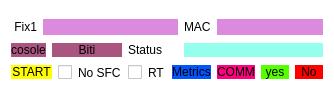
            <widget class="QFrame" name="fix_mp_10">
             <property name="styleSheet">
              <string notr="true">border-radius:20px;
background-color: rgb(255, 255, 255);</string>
             </property>
             <property name="frameShape">
              <enum>QFrame::StyledPanel</enum>
             </property>
             <property name="frameShadow">
              <enum>QFrame::Raised</enum>
             </property>
             <layout class="QGridLayout" name="gridLayout_21">
              <property name="verticalSpacing">
               <number>0</number>
              </property>
              <item row="0" column="0">
               <widget class="QLabel" name="label_40">
                <property name="styleSheet">
                 <string notr="true">background-color: rgba(255, 222, 222, 0);
color: rgb(0, 0, 0);</string>
                </property>
                <property name="text">
                 <string> Fix1</string>
                </property>
               </widget>
              </item>
              <item row="0" column="1" colspan="5">
               <widget class="QLineEdit" name="msn1_16">
                <property name="styleSheet">
                 <string notr="true">background-color: rgb(220, 138, 221);</string>
                </property>
               </widget>
              </item>
              <item row="0" column="6">
               <widget class="QLabel" name="mc_tpm_16">
                <property name="styleSheet">
                 <string notr="true">color: rgb(0, 0, 0);background-color: rgba(255, 222, 222, 0);</string>
                </property>
                <property name="text">
                 <string>MAC</string>
                </property>
               </widget>
              </item>
              <item row="0" column="7" colspan="3">
               <widget class="QLineEdit" name="mc1_16">
                <property name="styleSheet">
                 <string notr="true">background-color: rgb(220, 138, 221);</string>
                </property>
               </widget>
              </item>
              <item row="1" column="0" colspan="2">
               <widget class="QPushButton" name="mp_console_10">
                <property name="styleSheet">
                 <string notr="true">QPushButton{
	color: rgb(0, 0, 0);
	background-color: rgb(170, 85, 127);
border-radius:10px;
}
QPushButton:hover{
		color: rgb(0, 0, 0);
border-radius:10px;
	background-color: qconicalgradient(cx:0.5, cy:0.5, angle:0, stop:0 rgba(255, 0, 0, 255), stop:0.166 rgba(255, 255, 0, 255), stop:0.333 rgba(0, 255, 0, 255), stop:0.5 rgba(0, 255, 255, 255), stop:0.666 rgba(0, 0, 255, 255), stop:0.833 rgba(255, 0, 255, 255), stop:1 rgba(255, 0, 0, 255));
}
</string>
                </property>
                <property name="text">
                 <string>cosole</string>
                </property>
               </widget>
              </item>
              <item row="1" column="2" colspan="2">
               <widget class="QPushButton" name="mp_biti_10">
                <property name="styleSheet">
                 <string notr="true">QPushButton{
	color: rgb(0, 0, 0);
	background-color: rgb(170, 85, 127);
border-radius:10px;
}
QPushButton:hover{
		color: rgb(0, 0, 0);
border-radius:10px;
	background-color: qconicalgradient(cx:0.5, cy:0.5, angle:0, stop:0 rgba(255, 0, 0, 255), stop:0.166 rgba(255, 255, 0, 255), stop:0.333 rgba(0, 255, 0, 255), stop:0.5 rgba(0, 255, 255, 255), stop:0.666 rgba(0, 0, 255, 255), stop:0.833 rgba(255, 0, 255, 255), stop:1 rgba(255, 0, 0, 255));
}
</string>
                </property>
                <property name="text">
                 <string>Biti</string>
                </property>
               </widget>
              </item>
              <item row="1" column="4">
               <widget class="QLabel" name="mc_tpm_36">
                <property name="styleSheet">
                 <string notr="true">color: rgb(0, 0, 0);background-color: rgba(255, 222, 222, 0);</string>
                </property>
                <property name="text">
                 <string>Status</string>
                </property>
               </widget>
              </item>
              <item row="1" column="6" colspan="4">
               <widget class="QLabel" name="status_mpmb_16">
                <property name="styleSheet">
                 <string notr="true">background-color: rgba(111, 255, 231, 190);</string>
                </property>
                <property name="text">
                 <string/>
                </property>
               </widget>
              </item>
              <item row="2" column="0" colspan="10">
               <layout class="QVBoxLayout" name="mpcon_16"/>
              </item>
              <item row="3" column="0" colspan="3">
               <widget class="QPushButton" name="mp_start_16">
                <property name="styleSheet">
                 <string notr="true">QPushButton{
	color: rgb(0, 0, 0);
	background-color: rgb(255, 255, 0);
border-radius:10px;
}
QPushButton:hover{
		color: rgb(0, 0, 0);
border-radius:10px;
	background-color: qconicalgradient(cx:0.5, cy:0.5, angle:0, stop:0 rgba(255, 0, 0, 255), stop:0.166 rgba(255, 255, 0, 255), stop:0.333 rgba(0, 255, 0, 255), stop:0.5 rgba(0, 255, 255, 255), stop:0.666 rgba(0, 0, 255, 255), stop:0.833 rgba(255, 0, 255, 255), stop:1 rgba(255, 0, 0, 255));
}
</string>
                </property>
                <property name="text">
                 <string>START</string>
                </property>
               </widget>
              </item>
              <item row="3" column="3">
               <widget class="QCheckBox" name="cb_no_sfc_16">
                <property name="styleSheet">
                 <string notr="true">color: rgb(0, 0, 0);</string>
                </property>
                <property name="text">
                 <string>No SFC</string>
                </property>
               </widget>
              </item>
              <item row="3" column="4">
               <widget class="QCheckBox" name="cb_rt_16">
                <property name="styleSheet">
                 <string notr="true">color: rgb(0, 0, 0);</string>
                </property>
                <property name="text">
                 <string>RT</string>
                </property>
               </widget>
              </item>
              <item row="3" column="5" colspan="2">
               <widget class="QPushButton" name="mp_mentrics_16">
                <property name="styleSheet">
                 <string notr="true">QPushButton{
	
	background-color: rgb(0, 85, 255);

border-radius:10px;
}
QPushButton:hover{
	
	
	background-color: rgb(85, 170, 255);
border-radius:10px;
}
</string>
                </property>
                <property name="text">
                 <string>Metrics</string>
                </property>
               </widget>
              </item>
              <item row="3" column="7">
               <widget class="QPushButton" name="mp_comm_16">
                <property name="styleSheet">
                 <string notr="true">QPushButton{
	background-color: rgb(255, 0, 127);
border-radius:10px;
}
QPushButton:hover{
	
border-radius:10px;
	background-color: rgb(255, 85, 255);
}
</string>
                </property>
                <property name="text">
                 <string>COMM</string>
                </property>
               </widget>
              </item>
              <item row="3" column="8">
               <widget class="QPushButton" name="bt_yes_16">
                <property name="styleSheet">
                 <string notr="true">QPushButton{
	background-color: rgb(85, 255, 0);

border-radius:10px;
}
QPushButton:hover{
	
	background-color: rgb(85, 255, 127);
border-radius:10px;
}
</string>
                </property>
                <property name="text">
                 <string>yes</string>
                </property>
               </widget>
              </item>
              <item row="3" column="9">
               <widget class="QPushButton" name="bt_no_16">
                <property name="styleSheet">
                 <string notr="true">QPushButton{
	background-color: rgb(255, 0, 0);
border-radius:10px;
}
QPushButton:hover{
	background-color: rgb(170, 0, 0);
border-radius:10px;
}
</string>
                </property>
                <property name="text">
                 <string>No</string>
                </property>
               </widget>
              </item>
             </layout>
            </widget>
